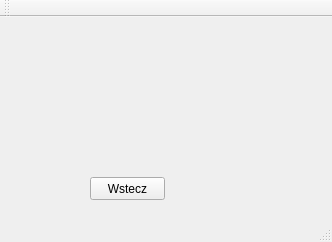
<?xml version="1.0" encoding="UTF-8"?>
<ui version="4.0">
 <class>MainWindow</class>
 <widget class="QMainWindow" name="MainWindow">
  <property name="geometry">
   <rect>
    <x>0</x>
    <y>0</y>
    <width>332</width>
    <height>242</height>
   </rect>
  </property>
  <property name="windowTitle">
   <string>MainWindow</string>
  </property>
  <widget class="QWidget" name="centralWidget">
   <widget class="QPushButton" name="backToMenuButton">
    <property name="geometry">
     <rect>
      <x>90</x>
      <y>160</y>
      <width>75</width>
      <height>23</height>
     </rect>
    </property>
    <property name="text">
     <string>Wstecz</string>
    </property>
   </widget>
  </widget>
  <widget class="QToolBar" name="mainToolBar">
   <attribute name="toolBarArea">
    <enum>TopToolBarArea</enum>
   </attribute>
   <attribute name="toolBarBreak">
    <bool>false</bool>
   </attribute>
  </widget>
  <widget class="QStatusBar" name="statusBar"/>
 </widget>
 <layoutdefault spacing="6" margin="11"/>
 <resources/>
 <connections/>
</ui>
